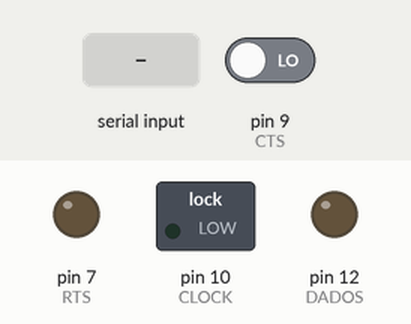
A sketch run on a simulated Arduino Uno, built with avr-gcc and run on an emulated ATmega328P. On the bench: switched loads named in the sketch (green lamp = pin HIGH), output pins drawn as LEDs (lit = HIGH). Inputs (shaded band) come from the test bench; at power-on: pin 9 (CTS) LOW. What the sketch prints to the serial monitor is not drawn.

Above: at 1.2 s.
1.3 s: "1" received over Serial
At 2.4 s:
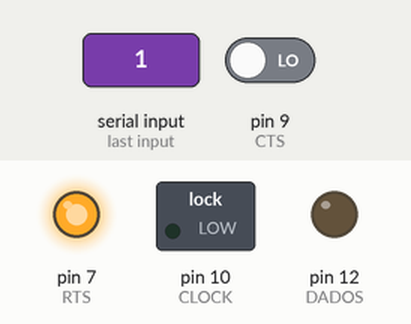
2.8 s: pin 9 (CTS) driven HIGH
At 4.0 s:
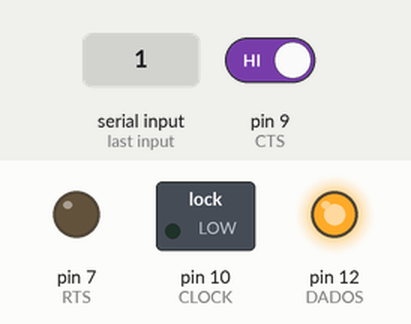
4.3 s: "0" received over Serial
At 5.2 s:
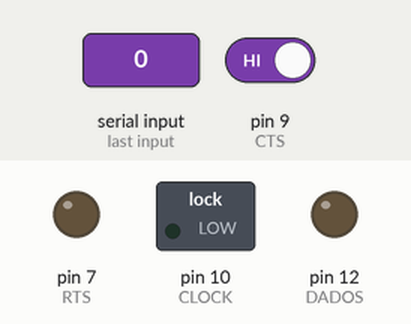
5.8 s: "2" received over Serial
At 6.4 s:
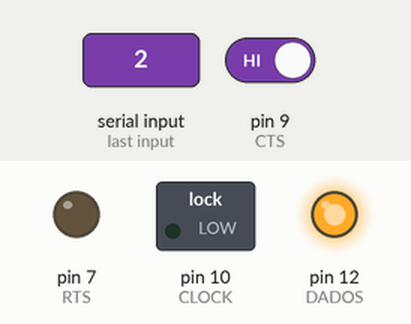
Timing chart, 0 to 8.3 s (numbered marks = the images above; inputs shaded):
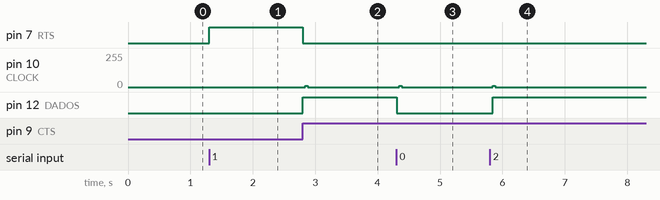

Measured:
- after the input at 1.3 s, pin 7 (RTS): LOW → HIGH at once
- after the input at 2.8 s, pin 7 (RTS): HIGH → LOW at once; pin 10 (CLOCK): 0/255 → 10/255 at once, → 0/255 0.04 s later; pin 12 (DADOS): LOW → HIGH at once
- after the input at 4.3 s, pin 10 (CLOCK): 0/255 → 10/255 at once, → 0/255 0.04 s later; pin 12 (DADOS): HIGH → LOW at once
- after the input at 5.8 s, pin 10 (CLOCK): 0/255 → 10/255 at once, → 0/255 0.04 s later; pin 12 (DADOS): LOW → HIGH at once

The sketch:

emissor.ino
```cpp
#define CLOCK 10 // Azul
#define RTS 7    // Vermelho
#define CTS 9    // Amarelo
#define DADOS 12 // Preto
#define BUFFER_SIZE 128
#define BAUD_RATE 2048
#include "Temporizador.h"

char buffer[BUFFER_SIZE];
volatile int buffer_begin = 0;
volatile int buffer_end = 0;

// maquina de estados finita
enum tx_state {
    WAIT_CTS,
    DATA_TX
};

// Rotina de interrupcao do timer1
// O que fazer toda vez que t seg passou?
ISR(TIMER1_COMPA_vect){
  static enum tx_state state = WAIT_CTS;
  static uint8_t bit_pos = 0;
  static uint8_t current_char = 0;
  static uint8_t parity = 0;
  static bool clk_state = LOW;

  switch(state){
    case WAIT_CTS:
      if(buffer_begin != buffer_end){ // tenho algo para enviar
        digitalWrite(RTS, HIGH);
        if(digitalRead(CTS)){ // ele quer receber?
          current_char = buffer[buffer_begin % BUFFER_SIZE];
          parity = 0;
          bit_pos = 0;
          state = DATA_TX;
          digitalWrite(RTS, LOW);
        }
      }
      break;

    case DATA_TX:
      clk_state = !clk_state; // alterno meu clock quando estou enviando

      // estou na parte LOW da onda, preparo o dado para enviar
      if(clk_state == HIGH){
        if(bit_pos < 8){
          uint8_t bit = (current_char >> (7 - bit_pos)) & 1;
          digitalWrite(DADOS, bit);
          parity ^= bit;
          bit_pos++;

        }else if(bit_pos == 8){
          // envia o bit de paridade
          digitalWrite(DADOS, parity);
          bit_pos++;

        }else{
          // finalizo o bit
          digitalWrite(CLOCK, LOW);
          buffer_begin = (buffer_begin + 1)%BUFFER_SIZE; // avançando o buffer
          state = WAIT_CTS;
          clk_state = LOW;

          return;
        }
      }

      digitalWrite(CLOCK, clk_state);
  }
}

void reset() {
  noInterrupts();
  digitalWrite(DADOS, LOW);
  digitalWrite(RTS, LOW);
  digitalWrite(CLOCK, LOW);
  interrupts();
}

void setup() {
  Serial.begin(9600);
  pinMode(CLOCK, OUTPUT);
  pinMode(RTS, OUTPUT);
  pinMode(CTS, INPUT);
  pinMode(DADOS, OUTPUT);
  timer_setup(2 * BAUD_RATE);
  timer_init();
  reset();
}

void loop(void) {
    if(Serial.available() > 0){
        buffer[buffer_end % BUFFER_SIZE] = Serial.read();
        Serial.print(buffer[buffer_end]);
        buffer_end = (buffer_end + 1) % BUFFER_SIZE;
    }
}
```

Temporizador.h
```cpp
#ifndef TIMER_H
#define TIMER_H

#include <stdint.h>

#include <avr/interrupt.h>
#include <avr/io.h>

// Prescaler set to 1:
// #define PRESCALER_LOG2 0
// #define PRESCALER 1
// #define PRESCALER_BITS (1 << CS10)

// Prescaler set to 256:
#define PRESCALER_LOG2 8
#define PRESCALER (1 << PRESCALER_LOG2)
#define PRESCALER_BITS (1 << CS12)

// Prescaler set to 1024:
// #define PRESCALER_LOG2 10
// #define PRESCALER 1024
// #define PRESCALER_BITS ((1 << CS12) | (1 << CS10))

static void timer_setup(uint16_t freq) {
    cli();

    TCCR1A = 0;
    TCCR1B = (1 << WGM12) | PRESCALER_BITS;

    // f_wav (waveform freq) = F_CPU / (2 * N_prescaler * OCR1A) =>
    // f_int (interrupt freq) = F_CPU / (N_prescaler * OCR1A) =>
    // OCR1A = F_CPU / (N_prescaler * freq)
    OCR1A = (F_CPU >> PRESCALER_LOG2) / freq - 1;

    sei();
}

static void timer_init(void) {
    TIMSK1 = (1 << OCIE1A);
}

static void timer_stop(void) {
    TIMSK1 = 0;
}

#endif
```
